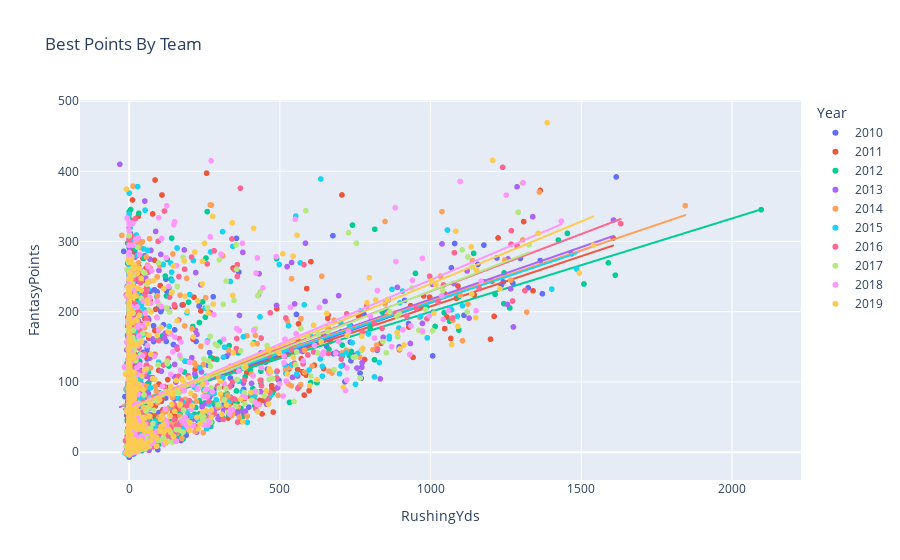

The code cell stored with this chart in its notebook:
### Code cell
data_2010_yds = pd.read_csv(file_path_2010)
data_2010_yds['Year'] = '2010'
data_2011_yds = pd.read_csv(file_path_2011)
data_2011_yds['Year'] = '2011'
data_2012_yds = pd.read_csv(file_path_2012)
data_2012_yds['Year'] = '2012'
data_2013_yds = pd.read_csv(file_path_2013)
data_2013_yds['Year'] = '2013'
data_2014_yds = pd.read_csv(file_path_2014)
data_2014_yds['Year'] = '2014'
data_2015_yds = pd.read_csv(file_path_2015)
data_2015_yds['Year'] = '2015'
data_2016_yds = pd.read_csv(file_path_2016)
data_2016_yds['Year'] = '2016'
data_2017_yds = pd.read_csv(file_path_2017)
data_2017_yds['Year'] = '2017'
data_2018_yds = pd.read_csv(file_path_2018)
data_2018_yds['Year'] = '2018'
data_2019_yds = pd.read_csv(file_path_2019)
data_2019_yds['Year'] = '2019'
data_2010_yds = data_2010_yds[["Year","Player","Tm","Pos","RushingYds","FantasyPoints"]]
data_2011_yds = data_2011_yds[["Year","Player","Tm","Pos","RushingYds","FantasyPoints"]]
data_2012_yds = data_2012_yds[["Year","Player","Tm","Pos","RushingYds","FantasyPoints"]]
data_2013_yds = data_2013_yds[["Year","Player","Tm","Pos","RushingYds","FantasyPoints"]]
data_2014_yds = data_2014_yds[["Year","Player","Tm","Pos","RushingYds","FantasyPoints"]]
data_2015_yds = data_2015_yds[["Year","Player","Tm","Pos","RushingYds","FantasyPoints"]]
data_2016_yds = data_2016_yds[["Year","Player","Tm","Pos","RushingYds","FantasyPoints"]]
data_2017_yds = data_2017_yds[["Year","Player","Tm","Pos","RushingYds","FantasyPoints"]]
data_2018_yds = data_2018_yds[["Year","Player","Tm","Pos","RushingYds","FantasyPoints"]]
data_2019_yds = data_2019_yds[["Year","Player","Tm","Pos","RushingYds","FantasyPoints"]]
full_data_yds = pd.concat([data_2010_yds, data_2011_yds, data_2012_yds, data_2013_yds, data_2014_yds, 
                           data_2015_yds, data_2016_yds, data_2017_yds, data_2018_yds, data_2019_yds])
full_data_yds = full_data_yds[full_data_yds['FantasyPoints'] != 0]
full_data_yds = full_data_yds[full_data_yds['Tm'] != '2TM']
full_data_yds = full_data_yds[full_data_yds['Tm'] != '3TM']
full_data_yds = full_data_yds[full_data_yds['Tm'] != '4TM']

fig = px.scatter(full_data_yds, title="Correlation of Rushing Yards vs Fantasy Points", x="RushingYds", y="FantasyPoints", trendline="ols", color='Year')
fig.show()

### Figure 1 — Plotly figure (JSON) as saved in the notebook; plotly's stock layout.template omitted (floating-point values rounded to 4 significant figures; data arrays with more than 128 entries replaced by an {"elided": "..."} marker saying what was removed)
{"data": [{"hovertemplate": "Year=2010<br>RushingYds=%{x}<br>FantasyPoints=%{y}<extra></extra>", "legendgroup": "2010", "marker": {"color": "#636efa", "symbol": "circle"}, "mode": "markers", "name": "2010", "showlegend": true, "type": "scattergl", "x": {"elided": "506 int values"}, "xaxis": "x", "y": {"elided": "506 float values"}, "yaxis": "y"}, {"hovertemplate": "<b>OLS trendline</b><br>FantasyPoints = 0.148978 * RushingYds + 63.7343<br>R<sup>2</sup>=0.239910<br><br>Year=2010<br>RushingYds=%{x}<br>FantasyPoints=%{y} <b>(trend)</b><extra></extra>", "legendgroup": "2010", "marker": {"color": "#636efa", "symbol": "circle"}, "mode": "lines", "name": "2010", "showlegend": false, "type": "scattergl", "x": {"elided": "506 int values"}, "xaxis": "x", "y": {"elided": "506 float values"}, "yaxis": "y"}, {"hovertemplate": "Year=2011<br>RushingYds=%{x}<br>FantasyPoints=%{y}<extra></extra>", "legendgroup": "2011", "marker": {"color": "#EF553B", "symbol": "circle"}, "mode": "markers", "name": "2011", "showlegend": true, "type": "scattergl", "x": {"elided": "516 int values"}, "xaxis": "x", "y": {"elided": "516 float values"}, "yaxis": "y"}, {"hovertemplate": "<b>OLS trendline</b><br>FantasyPoints = 0.14325 * RushingYds + 64.2332<br>R<sup>2</sup>=0.196301<br><br>Year=2011<br>RushingYds=%{x}<br>FantasyPoints=%{y} <b>(trend)</b><extra></extra>", "legendgroup": "2011", "marker": {"color": "#EF553B", "symbol": "circle"}, "mode": "lines", "name": "2011", "showlegend": false, "type": "scattergl", "x": {"elided": "516 int values"}, "xaxis": "x", "y": {"elided": "516 float values"}, "yaxis": "y"}, {"hovertemplate": "Year=2012<br>RushingYds=%{x}<br>FantasyPoints=%{y}<extra></extra>", "legendgroup": "2012", "marker": {"color": "#00cc96", "symbol": "circle"}, "mode": "markers", "name": "2012", "showlegend": true, "type": "scattergl", "x": {"elided": "518 int values"}, "xaxis": "x", "y": {"elided": "518 float values"}, "yaxis": "y"}, {"hovertemplate": "<b>OLS trendline</b><br>FantasyPoints = 0.132991 * RushingYds + 66.8653<br>R<sup>2</sup>=0.180072<br><br>Year=2012<br>RushingYds=%{x}<br>FantasyPoints=%{y} <b>(trend)</b><extra></extra>", "legendgroup": "2012", "marker": {"color": "#00cc96", "symbol": "circle"}, "mode": "lines", "name": "2012", "showlegend": false, "type": "scattergl", "x": {"elided": "518 int values"}, "xaxis": "x", "y": {"elided": "518 float values"}, "yaxis": "y"}, {"hovertemplate": "Year=2013<br>RushingYds=%{x}<br>FantasyPoints=%{y}<extra></extra>", "legendgroup": "2013", "marker": {"color": "#ab63fa", "symbol": "circle"}, "mode": "markers", "name": "2013", "showlegend": true, "type": "scattergl", "x": {"elided": "506 int values"}, "xaxis": "x", "y": {"elided": "506 float values"}, "yaxis": "y"}, {"hovertemplate": "<b>OLS trendline</b><br>FantasyPoints = 0.148777 * RushingYds + 68.8399<br>R<sup>2</sup>=0.190069<br><br>Year=2013<br>RushingYds=%{x}<br>FantasyPoints=%{y} <b>(trend)</b><extra></extra>", "legendgroup": "2013", "marker": {"color": "#ab63fa", "symbol": "circle"}, "mode": "lines", "name": "2013", "showlegend": false, "type": "scattergl", "x": {"elided": "506 int values"}, "xaxis": "x", "y": {"elided": "506 float values"}, "yaxis": "y"}, {"hovertemplate": "Year=2014<br>RushingYds=%{x}<br>FantasyPoints=%{y}<extra></extra>", "legendgroup": "2014", "marker": {"color": "#FFA15A", "symbol": "circle"}, "mode": "markers", "name": "2014", "showlegend": true, "type": "scattergl", "x": {"elided": "503 int values"}, "xaxis": "x", "y": {"elided": "503 float values"}, "yaxis": "y"}, {"hovertemplate": "<b>OLS trendline</b><br>FantasyPoints = 0.145176 * RushingYds + 69.745<br>R<sup>2</sup>=0.176405<br><br>Year=2014<br>RushingYds=%{x}<br>FantasyPoints=%{y} <b>(trend)</b><extra></extra>", "legendgroup": "2014", "marker": {"color": "#FFA15A", "symbol": "circle"}, "mode": "lines", "name": "2014", "showlegend": false, "type": "scattergl", "x": {"elided": "503 int values"}, "xaxis": "x", "y": {"elided": "503 float values"}, "yaxis": "y"}, {"hovertemplate": "Year=2015<br>RushingYds=%{x}<br>FantasyPoints=%{y}<extra></extra>", "legendgroup": "2015", "marker": {"color": "#19d3f3", "symbol": "circle"}, "mode": "markers", "name": "2015", "showlegend": true, "type": "scattergl", "x": {"elided": "527 int values"}, "xaxis": "x", "y": {"elided": "527 float values"}, "yaxis": "y"}, {"hovertemplate": "<b>OLS trendline</b><br>FantasyPoints = 0.144745 * RushingYds + 68.4945<br>R<sup>2</sup>=0.151835<br><br>Year=2015<br>RushingYds=%{x}<br>FantasyPoints=%{y} <b>(trend)</b><extra></extra>", "legendgroup": "2015", "marker": {"color": "#19d3f3", "symbol": "circle"}, "mode": "lines", "name": "2015", "showlegend": false, "type": "scattergl", "x": {"elided": "527 int values"}, "xaxis": "x", "y": {"elided": "527 float values"}, "yaxis": "y"}, {"hovertemplate": "Year=2016<br>RushingYds=%{x}<br>FantasyPoints=%{y}<extra></extra>", "legendgroup": "2016", "marker": {"color": "#FF6692", "symbol": "circle"}, "mode": "markers", "name": "2016", "showlegend": true, "type": "scattergl", "x": {"elided": "532 int values"}, "xaxis": "x", "y": {"elided": "532 float values"}, "yaxis": "y"}, {"hovertemplate": "<b>OLS trendline</b><br>FantasyPoints = 0.16325 * RushingYds + 65.8221<br>R<sup>2</sup>=0.209762<br><br>Year=2016<br>RushingYds=%{x}<br>FantasyPoints=%{y} <b>(trend)</b><extra></extra>", "legendgroup": "2016", "marker": {"color": "#FF6692", "symbol": "circle"}, "mode": "lines", "name": "2016", "showlegend": false, "type": "scattergl", "x": {"elided": "532 int values"}, "xaxis": "x", "y": {"elided": "532 float values"}, "yaxis": "y"}, {"hovertemplate": "Year=2017<br>RushingYds=%{x}<br>FantasyPoints=%{y}<extra></extra>", "legendgroup": "2017", "marker": {"color": "#B6E880", "symbol": "circle"}, "mode": "markers", "name": "2017", "showlegend": true, "type": "scattergl", "x": {"elided": "519 int values"}, "xaxis": "x", "y": {"elided": "519 float values"}, "yaxis": "y"}, {"hovertemplate": "<b>OLS trendline</b><br>FantasyPoints = 0.168368 * RushingYds + 61.1661<br>R<sup>2</sup>=0.241717<br><br>Year=2017<br>RushingYds=%{x}<br>FantasyPoints=%{y} <b>(trend)</b><extra></extra>", "legendgroup": "2017", "marker": {"color": "#B6E880", "symbol": "circle"}, "mode": "lines", "name": "2017", "showlegend": false, "type": "scattergl", "x": {"elided": "519 int values"}, "xaxis": "x", "y": {"elided": "519 float values"}, "yaxis": "y"}, {"hovertemplate": "Year=2018<br>RushingYds=%{x}<br>FantasyPoints=%{y}<extra></extra>", "legendgroup": "2018", "marker": {"color": "#FF97FF", "symbol": "circle"}, "mode": "markers", "name": "2018", "showlegend": true, "type": "scattergl", "x": {"elided": "534 int values"}, "xaxis": "x", "y": {"elided": "534 float values"}, "yaxis": "y"}, {"hovertemplate": "<b>OLS trendline</b><br>FantasyPoints = 0.182691 * RushingYds + 62.6121<br>R<sup>2</sup>=0.239791<br><br>Year=2018<br>RushingYds=%{x}<br>FantasyPoints=%{y} <b>(trend)</b><extra></extra>", "legendgroup": "2018", "marker": {"color": "#FF97FF", "symbol": "circle"}, "mode": "lines", "name": "2018", "showlegend": false, "type": "scattergl", "x": {"elided": "534 int values"}, "xaxis": "x", "y": {"elided": "534 float values"}, "yaxis": "y"}, {"hovertemplate": "Year=2019<br>RushingYds=%{x}<br>FantasyPoints=%{y}<extra></extra>", "legendgroup": "2019", "marker": {"color": "#FECB52", "symbol": "circle"}, "mode": "markers", "name": "2019", "showlegend": true, "type": "scattergl", "x": {"elided": "536 int values"}, "xaxis": "x", "y": {"elided": "536 float values"}, "yaxis": "y"}, {"hovertemplate": "<b>OLS trendline</b><br>FantasyPoints = 0.177701 * RushingYds + 62.0488<br>R<sup>2</sup>=0.263302<br><br>Year=2019<br>RushingYds=%{x}<br>FantasyPoints=%{y} <b>(trend)</b><extra></extra>", "legendgroup": "2019", "marker": {"color": "#FECB52", "symbol": "circle"}, "mode": "lines", "name": "2019", "showlegend": false, "type": "scattergl", "x": {"elided": "536 int values"}, "xaxis": "x", "y": {"elided": "536 float values"}, "yaxis": "y"}], "layout": {"autosize": true, "legend": {"title": {"text": "Year"}, "tracegroupgap": 0}, "title": {"text": "Best Points By Team"}, "xaxis": {"anchor": "y", "autorange": true, "domain": [0, 1], "range": [-159.4, 2225.0], "title": {"text": "RushingYds"}, "type": "linear"}, "yaxis": {"anchor": "x", "autorange": true, "domain": [0, 1], "range": [-46.6, 508.5], "title": {"text": "FantasyPoints"}, "type": "linear"}}}
